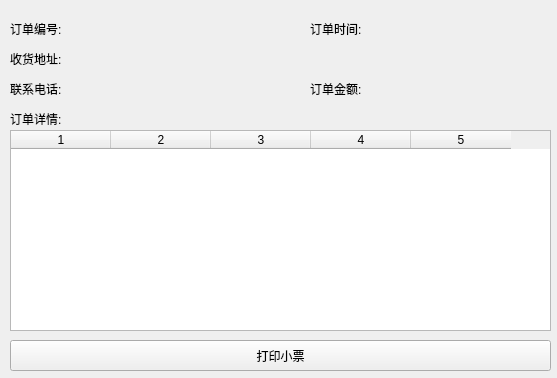
<?xml version="1.0" encoding="UTF-8"?>
<ui version="4.0">
 <class>Details</class>
 <widget class="QWidget" name="Details">
  <property name="geometry">
   <rect>
    <x>0</x>
    <y>0</y>
    <width>557</width>
    <height>378</height>
   </rect>
  </property>
  <property name="windowTitle">
   <string>订单详情页</string>
  </property>
  <property name="windowIcon">
   <iconset resource="img.qrc">
    <normaloff>:/icon/logo.jpg</normaloff>:/icon/logo.jpg</iconset>
  </property>
  <widget class="QLabel" name="label_2">
   <property name="geometry">
    <rect>
     <x>10</x>
     <y>20</y>
     <width>51</width>
     <height>17</height>
    </rect>
   </property>
   <property name="text">
    <string>订单编号:</string>
   </property>
  </widget>
  <widget class="QLabel" name="label_3">
   <property name="geometry">
    <rect>
     <x>10</x>
     <y>50</y>
     <width>51</width>
     <height>17</height>
    </rect>
   </property>
   <property name="text">
    <string>收货地址:</string>
   </property>
  </widget>
  <widget class="QLabel" name="label_4">
   <property name="geometry">
    <rect>
     <x>10</x>
     <y>80</y>
     <width>51</width>
     <height>17</height>
    </rect>
   </property>
   <property name="text">
    <string>联系电话:</string>
   </property>
  </widget>
  <widget class="QLabel" name="label_5">
   <property name="geometry">
    <rect>
     <x>310</x>
     <y>20</y>
     <width>51</width>
     <height>17</height>
    </rect>
   </property>
   <property name="text">
    <string>订单时间:</string>
   </property>
  </widget>
  <widget class="QLabel" name="label_6">
   <property name="geometry">
    <rect>
     <x>310</x>
     <y>80</y>
     <width>51</width>
     <height>17</height>
    </rect>
   </property>
   <property name="text">
    <string>订单金额:</string>
   </property>
  </widget>
  <widget class="QLabel" name="label_8">
   <property name="geometry">
    <rect>
     <x>10</x>
     <y>110</y>
     <width>51</width>
     <height>17</height>
    </rect>
   </property>
   <property name="text">
    <string>订单详情:</string>
   </property>
  </widget>
  <widget class="QLabel" name="labelNum">
   <property name="geometry">
    <rect>
     <x>80</x>
     <y>20</y>
     <width>211</width>
     <height>17</height>
    </rect>
   </property>
   <property name="text">
    <string/>
   </property>
  </widget>
  <widget class="QLabel" name="lobelAddress">
   <property name="geometry">
    <rect>
     <x>80</x>
     <y>50</y>
     <width>461</width>
     <height>17</height>
    </rect>
   </property>
   <property name="text">
    <string/>
   </property>
  </widget>
  <widget class="QLabel" name="labelTel">
   <property name="geometry">
    <rect>
     <x>80</x>
     <y>80</y>
     <width>181</width>
     <height>17</height>
    </rect>
   </property>
   <property name="text">
    <string/>
   </property>
  </widget>
  <widget class="QLabel" name="labelTime">
   <property name="geometry">
    <rect>
     <x>380</x>
     <y>20</y>
     <width>161</width>
     <height>17</height>
    </rect>
   </property>
   <property name="text">
    <string/>
   </property>
  </widget>
  <widget class="QLabel" name="labelSum">
   <property name="geometry">
    <rect>
     <x>380</x>
     <y>80</y>
     <width>151</width>
     <height>17</height>
    </rect>
   </property>
   <property name="text">
    <string/>
   </property>
  </widget>
  <widget class="QTableWidget" name="tableWidget">
   <property name="geometry">
    <rect>
     <x>10</x>
     <y>130</y>
     <width>541</width>
     <height>201</height>
    </rect>
   </property>
   <property name="editTriggers">
    <set>QAbstractItemView::NoEditTriggers</set>
   </property>
   <property name="selectionBehavior">
    <enum>QAbstractItemView::SelectRows</enum>
   </property>
   <property name="gridStyle">
    <enum>Qt::DotLine</enum>
   </property>
   <property name="sortingEnabled">
    <bool>true</bool>
   </property>
   <property name="columnCount">
    <number>5</number>
   </property>
   <column/>
   <column/>
   <column/>
   <column/>
   <column/>
  </widget>
  <widget class="QPushButton" name="pushButton">
   <property name="geometry">
    <rect>
     <x>10</x>
     <y>340</y>
     <width>541</width>
     <height>31</height>
    </rect>
   </property>
   <property name="text">
    <string>打印小票</string>
   </property>
  </widget>
 </widget>
 <resources>
  <include location="img.qrc"/>
 </resources>
 <connections/>
 <slots>
  <slot>updateStatus()</slot>
 </slots>
</ui>
